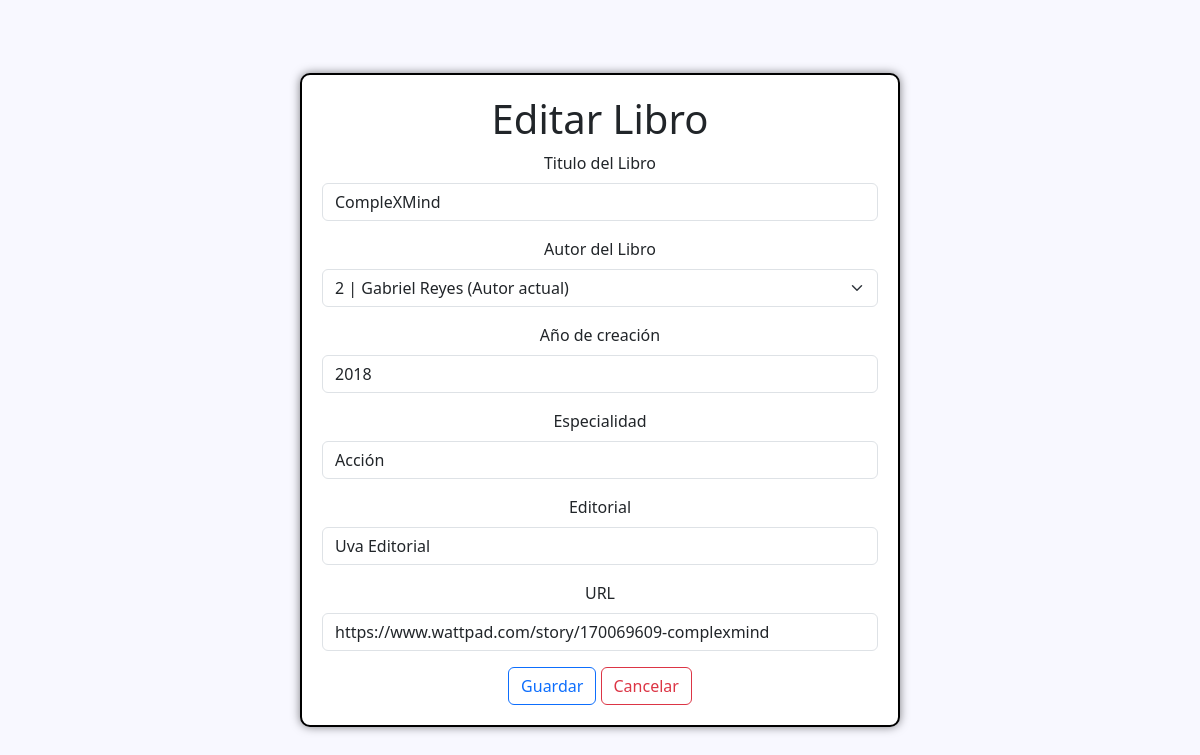
The page /Lab07/libro/update.php?id=5 on the database its author committed.
### tables this page shows
CREATE TABLE `libro` (
  `libro_id` int(11) NOT NULL,
  `titulo` varchar(150) NOT NULL,
  `autor_id` int(11) NOT NULL,
  `anio` int(11) NOT NULL,
  `especialidad` varchar(60) DEFAULT NULL,
  `editorial` varchar(60) DEFAULT NULL,
  `link` varchar(250) DEFAULT NULL
);

### Lab07/libro/update.php (the view, shortened to what this page needs)
<?php
$conexion = conectar();
$libro_id = $_GET['id'];
$query = $conexion ->prepare("SELECT * FROM libro WHERE libro_id = '$libro_id'");
$query -> execute();
$resultado = $query -> get_result();
$libro = mysqli_fetch_array($resultado);
$titulo = $libro['titulo'];
$autor_id = $libro['autor_id'];
$anio = $libro['anio'];
$especialidad = $libro['especialidad'];
$editorial = $libro['editorial'];
$url = $libro['link'];
?>
<!DOCTYPE html>
<html lang="es">
<head>
    <link href="https://cdn.jsdelivr.net/npm/bootstrap@5.3.0-alpha3/dist/css/bootstrap.min.css" rel="stylesheet">
</head>
<body>
    <div class="container">
    <h1>Editar Libro</h1>
    <form  name="formCreate" action="update_libro.php" method="POST">
        <div class="mb-3">
            <label for="titulo" class="form-label">Titulo del Libro</label>
            <input type="text" class="form-control"name="titulo" placeholder="Nombre del libro" value="<?php echo $titulo ?>" maxlength= "150" required>
        </div>
        <div class="mb-3">
                <?php
                    $query_nombre_autor = "SELECT autor_id, CONCAT(autor_id,' | ',nombres, ' ', ape_paterno) AS nombre_autor FROM autor WHERE autor_id = $autor_id";
                    $result_nombre_autor = mysqli_query($conexion, $query_nombre_autor);
                    $autor_nombre = mysqli_fetch_array($result_nombre_autor);
                    $nombre = $autor_nombre['nombre_autor'];
                    echo "<label for='autor_id' class='form-label'>Autor del Libro </label>";
                    echo "<select name='autor_id' id='autor_id' class='form-select' value='<?php echo $autor_id >'>";
                    echo "<option selected value= $autor_id >$nombre  (Autor actual)</option>";
                ?>
            </select>
        </div>
        <div class="mb-3">
            <label for="anio" class="form-label">Año de creación</label>
            <input type="number" class="form-control" name="anio" placeholder="Año de creación del libro" value="<?php echo $anio ?>" maxlength= "4" required>
        </div>
        <div class="mb-3">
            <label for="especialidad" class="form-label">Especialidad</label>
            <input type="text" class="form-control"name="especialidad" placeholder="Editorial del libro" value="<?php echo $especialidad ?>" maxlength= "60" >
        </div>
        <div class="mb-3">
            <label for="editorial" class="form-label">Editorial</label>
            <input type="text" class="form-control"name="editorial" placeholder="Editorial del libro" value="<?php echo $editorial ?>" maxlength= "60">
        </div>
        <div class="mb-3">
            <label for="url" class="form-label">URL</label>
            <input type="text" class="form-control"name="url" placeholder="Enlace al libro" value="<?php echo $url ?>" maxlength= "250">
        </div>
            <button class="btn btn-outline-primary" type="submit">Guardar</button>
            <a class="btn btn-outline-danger" type="button" href="read_libro.php">Cancelar</a>
    </div>
</body>
</html>

### Lab07/libro/update.php (style rules this page uses)
body { background-color: ghostwhite ; display: flex; justify-content: center; align-items: center; height: 100vh; }
.container { background-color: white; border-radius: 10px; padding: 20px; text-align: center; border: 2px solid #000000; box-shadow: 0px 0px 10px 0px rgba(0,0,0,0.5); max-width: 50%; }

### rows shown on the page
libro: titulo "CompleXMind", autor_id "2 | Gabriel Reyes (Autor actual)", anio "2018", especialidad "Acción", editorial "Uva Editorial", url "https://www.wattpad.com/story/170069609-complexmind"
